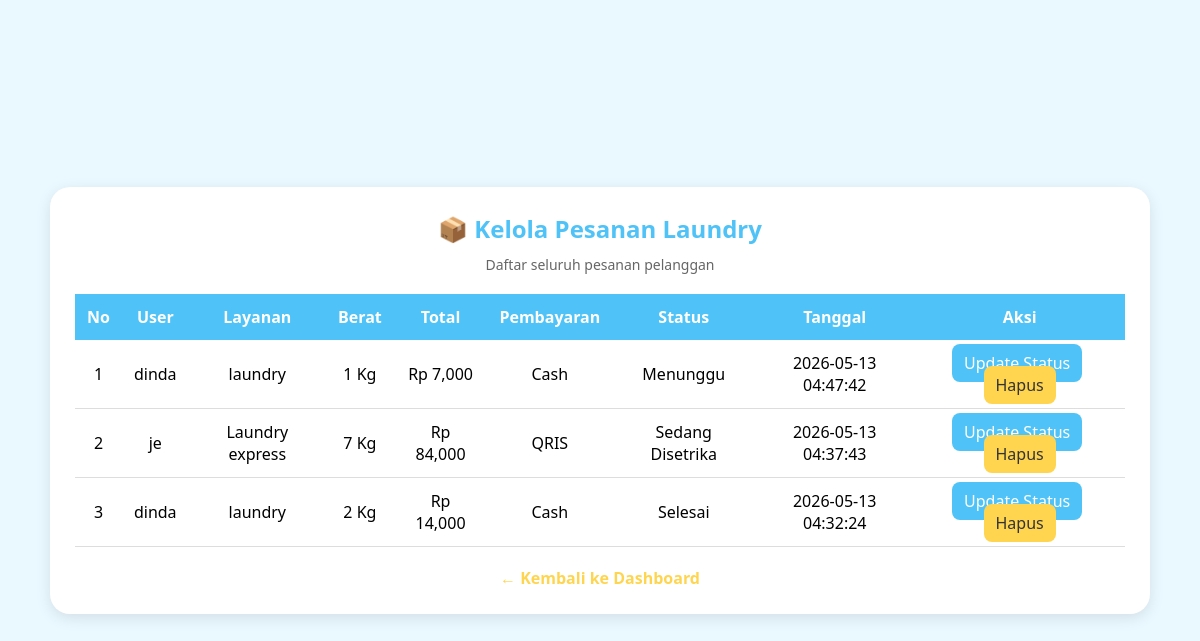
The page /admin/pesanan.php on the database its author committed.
### tables this page shows
CREATE TABLE IF NOT EXISTS `pesanan` (
  `id_pesanan` int NOT NULL AUTO_INCREMENT,
  `id_user` int NOT NULL,
  `id_layanan` int NOT NULL,
  `berat` int NOT NULL,
  `total_harga` int NOT NULL,
  `metode_pembayaran` varchar(50) NOT NULL,
  `status` varchar(50) DEFAULT 'Menunggu',
  `tanggal` timestamp NULL DEFAULT CURRENT_TIMESTAMP,
  PRIMARY KEY (`id_pesanan`)
);

CREATE TABLE IF NOT EXISTS `users` (
  `id_user` int NOT NULL AUTO_INCREMENT,
  `username` varchar(100) DEFAULT NULL,
  `password` varchar(255) NOT NULL,
  PRIMARY KEY (`id_user`)
);

CREATE TABLE IF NOT EXISTS `layanan` (
  `id_layanan` int NOT NULL AUTO_INCREMENT,
  `nama_layanan` varchar(100) NOT NULL,
  `harga` int NOT NULL,
  PRIMARY KEY (`id_layanan`)
);

### admin/pesanan.php (the view, shortened to what this page needs)
<?php
include '../koneksi.php';
$query = mysqli_query(
    $conn,
    "SELECT pesanan.*, users.username, layanan.nama_layanan
    FROM pesanan
    JOIN users ON pesanan.id_user = users.id_user
    JOIN layanan ON pesanan.id_layanan = layanan.id_layanan
    ORDER BY id_pesanan DESC"
);
?>
<!DOCTYPE html>
<html>
<head>
    <link rel="stylesheet" href="../css/style.css">
</head>
<body>
    <div class="tracking-container">
        <h2>📦 Kelola Pesanan Laundry</h2>
        <p class="subtitle">
            Daftar seluruh pesanan pelanggan
        </p>
        <table class="tracking-table">
            <tr>
                <th>No</th>
                <th>User</th>
                <th>Layanan</th>
                <th>Berat</th>
                <th>Total</th>
                <th>Pembayaran</th>
                <th>Status</th>
                <th>Tanggal</th>
                <th>Aksi</th>
            </tr>
            <?php
            $no = 1;
            while ($data = mysqli_fetch_assoc($query)) {
            ?>
                <tr>
                    <td><?php echo $no++; ?></td>
                    <td><?php echo $data['username']; ?></td>
                    <td><?php echo $data['nama_layanan']; ?></td>
                    <td><?php echo $data['berat']; ?> Kg</td>
                    <td>
                        Rp <?php echo number_format($data['total_harga']); ?>
                    </td>
                    <td>
                        <?php echo $data['metode_pembayaran']; ?>
                    </td>
                    <td>
                        <?php echo $data['status']; ?>
                    </td>
                    <td>
                        <?php echo $data['tanggal']; ?>
                    </td>
                    <td>
                        <a
                            href="edit_status.php?id=<?php echo $data['id_pesanan']; ?>"
                            class="edit-btn">
                            Update Status
                        </a>
                        <a
                            href="hapus_pesanan.php?id=<?php echo $data['id_pesanan']; ?>"
                            class="hapus-btn"
                            onclick="return confirm('Yakin ingin menghapus pesanan ini?')">
                            Hapus
                        </a>
                    </td>
                </tr>
            <?php } ?>
        </table>
        <div class="register-link">
            <a href="dashboard.php">
                ← Kembali ke Dashboard
            </a>
        </div>
    </div>
</body>
</html>

### css/style.css (style rules this page uses)
* { margin: 0; padding: 0; box-sizing: border-box; font-family: "Segoe UI", sans-serif; }
body { background: #eaf8ff; min-height: 100vh; display: flex; justify-content: center; align-items: center; }
.subtitle { text-align: center; color: #666; margin-bottom: 25px; }
.register-link { text-align: center; margin-top: 20px; }
.register-link a { color: #ffd54f; text-decoration: none; font-weight: bold; }
.subtitle { text-align: center; color: #666; margin-bottom: 20px; font-size: 14px; }
.tracking-container { width: 95%; max-width: 1100px; margin: 40px auto; background: white; padding: 25px; border-radius: 20px; box-shadow: 0 4px 15px rgba(0, 0, 0, 0.1); }
.tracking-container h2 { text-align: center; color: #4fc3f7; margin-bottom: 10px; }
.tracking-table { width: 100%; border-collapse: collapse; margin-top: 20px; }
.tracking-table th { background: #4fc3f7; color: white; padding: 12px; }
.tracking-table td { padding: 12px; text-align: center; border-bottom: 1px solid #ddd; }
.edit-btn { background: #4fc3f7; color: white; padding: 8px 12px; border-radius: 8px; text-decoration: none; margin-right: 5px; }
.hapus-btn { background: #ffd54f; color: #333; padding: 8px 12px; border-radius: 8px; text-decoration: none; }

### rows shown on the page
pesanan: id_user.username "dinda", id_layanan.nama_layanan "laundry", berat "1", total_harga "7,000", metode_pembayaran "Cash", status "Menunggu", tanggal "2026-05-13 04:47:42"
pesanan: id_user.username "je", id_layanan.nama_layanan "Laundry express", berat "7", total_harga "84,000", metode_pembayaran "QRIS", status "Sedang Disetrika", tanggal "2026-05-13 04:37:43"
pesanan: id_user.username "dinda", id_layanan.nama_layanan "laundry", berat "2", total_harga "14,000", metode_pembayaran "Cash", status "Selesai", tanggal "2026-05-13 04:32:24"
